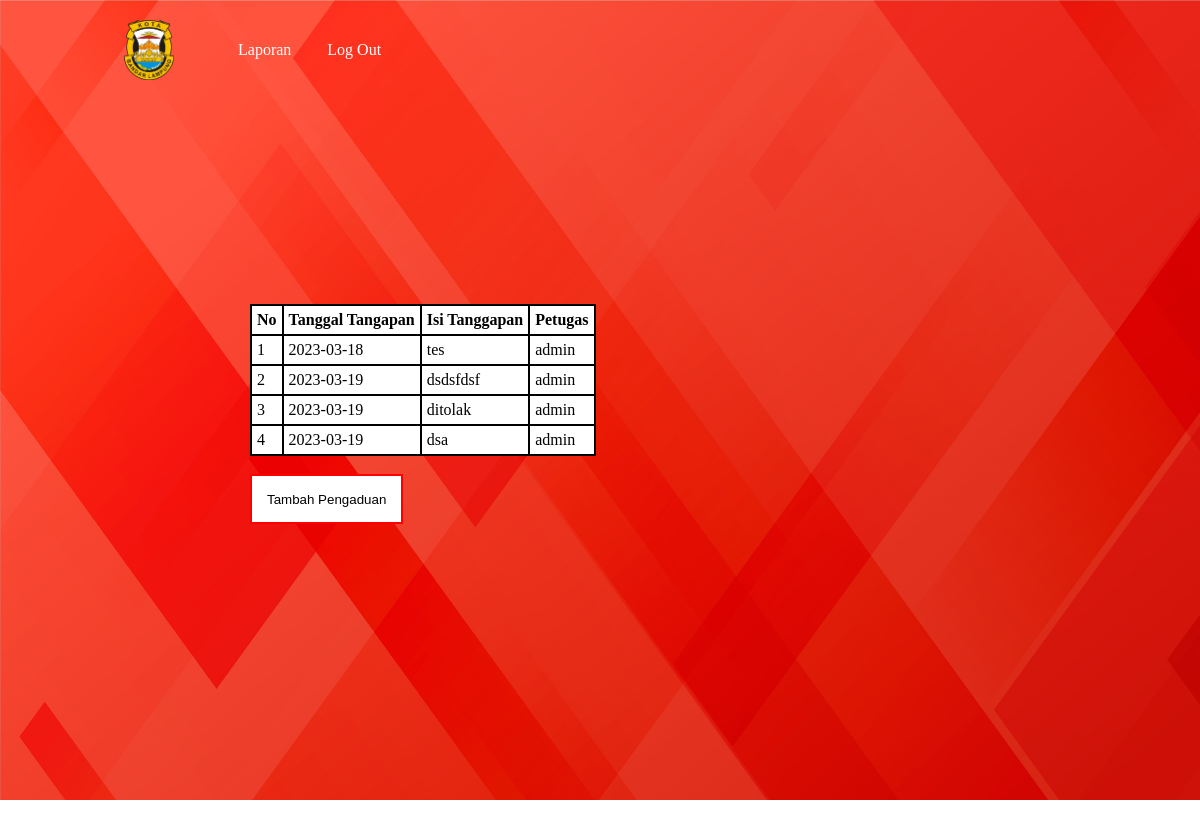
The page /masyarakat/tanggapan.php?id=5 (signed in) on the database its author committed.
### tables this page shows
CREATE TABLE `tanggapan` (
  `id_tanggapan` int(11) NOT NULL,
  `id_pengaduan` int(11) DEFAULT NULL,
  `tgl_tanggapan` date DEFAULT NULL,
  `tanggapan` text DEFAULT NULL,
  `id_petugas` int(11) DEFAULT NULL
);

CREATE TABLE `petugas` (
  `id_petugas` int(11) NOT NULL,
  `nama_petugas` varchar(50) DEFAULT NULL,
  `username` varchar(25) DEFAULT NULL,
  `password` varchar(25) DEFAULT NULL,
  `telp` varchar(13) DEFAULT NULL,
  `level` enum('admin','petugas') DEFAULT NULL
);

### masyarakat/tanggapan.php (the view, shortened to what this page needs)
<!DOCTYPE html>
<html lang="en">
<head>
    <link rel="stylesheet" href="style.css">
</head>
<body>
    <?php
    include "header.php";
    ?>
    <img class="gambar" src="../img/bg4.jpg" width="100%">
    <div class="tes">
    <center>
    <table border="1">
        <tr>
            <th>No</th>
            <th>Tanggal Tangapan</th>
            <th>Isi Tanggapan</th>
            <th>Petugas</th>
        </tr>
        <?php
        include '../koneksi.php';
        $qry = mysqli_query($conn, "SELECT * FROM tanggapan, petugas WHERE tanggapan.id_petugas = petugas.id_petugas AND id_pengaduan = '$_GET[id]' ");
        $no = 1;
        while($data = mysqli_fetch_array($qry)){
        ?>
        <tr>
            <td><?= $no++ ?></td>
            <td><?= $data['tgl_tanggapan']?></td>
            <td><?= $data['tanggapan']?></td>
            <td><?= $data['nama_petugas']?></td>
        </tr>
        <?php } ?>
    </table>
    </center>
        <br>
        <a href="tambah_pengaduan.php"><button class="btn">Tambah Pengaduan</button></a>
    </div>
</body>
</html>

### masyarakat/header.php (shortened to what this page needs)
<!DOCTYPE html>
<html lang="en">
<head>
    <link rel="stylesheet" href="header.css">
</head>
<body>
<header id="header">
  <span class="title">
  <img src="../img/logo-bandarlampung.png" width="50px">
  </span>
  <ul>
    <li><a href="index.php" >Laporan</a></a></li>
    <li><a href="../logout.php" >Log Out</a></a></li>
  </ul>
</header>
</body>
</html>

### masyarakat/style.css (style rules this page uses)
*,html, body { margin: 0; padding: 0; }
.gambar { position: relative; top: -100px; height: 100vh; }
.tes { position: absolute; margin-top: -600px; margin-left: auto; margin-right: auto; margin-left: 250px; }
table { border-collapse: collapse; background-color: white; }
table tr td,th { border : 2px solid black; padding:5px; }
.btn { background-color: #ffffff; color: black; border: 2px solid #FF0000; padding-left: 15px; padding-right: 15px; height: 50px; }

### masyarakat/header.css (style rules this page uses)
*,html, body { margin: 0; padding: 0; }
#header { align-items: center; background-color: #ffffff00; color: #fff; display: flex; flex-wrap: nowrap; height: 3.25rem; line-height: 0px; overflow: hidden; position: sticky; position: -webkit-sticky; top: 0; transition: top 1s ease; z-index: 1; height: 100px; }
#header .title { padding:0 1.5rem; margin-right: 1.5rem; font-size: 1.5rem; font-weight:600; margin-left: 100px; }
#header ul { overflow-x: auto; font-weight: 300; }
#header a { color: #fff; text-decoration: none; padding: 0 1rem; line-height: 3.25rem; display: block; }
#header ul, #header li { list-style: none; display: inline-block; white-space: nowrap; margin: 0px; padding: 0px; }

### rows shown on the page
tanggapan: tgl_tanggapan "2023-03-18", tanggapan "tes", id_petugas.nama_petugas "admin"
tanggapan: tgl_tanggapan "2023-03-19", tanggapan "dsdsfdsf", id_petugas.nama_petugas "admin"
tanggapan: tgl_tanggapan "2023-03-19", tanggapan "ditolak", id_petugas.nama_petugas "admin"
tanggapan: tgl_tanggapan "2023-03-19", tanggapan "dsa", id_petugas.nama_petugas "admin"
